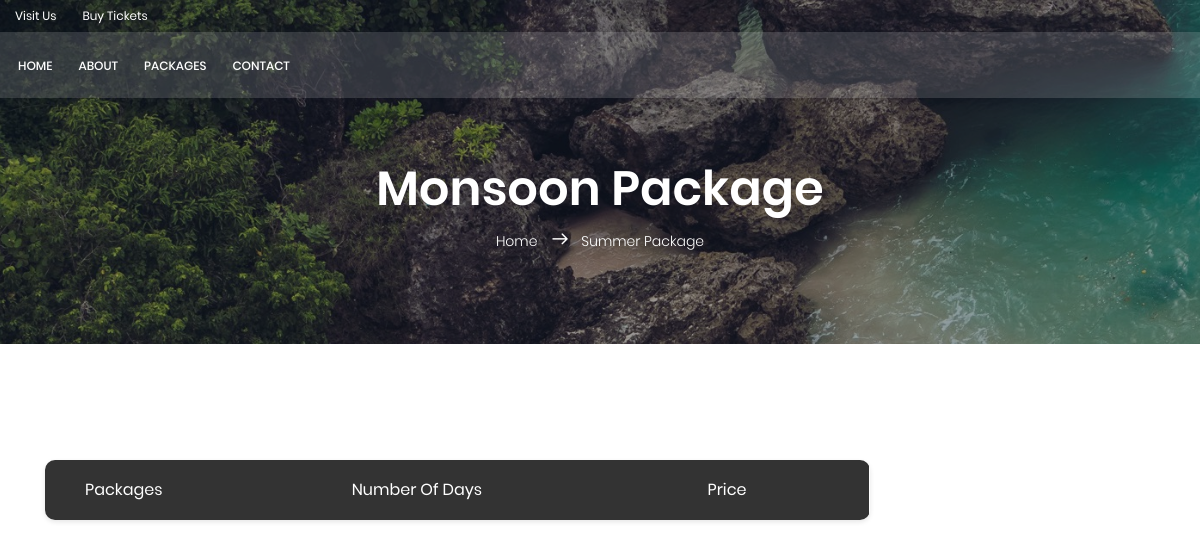
Before: /monsoonpackage.php with the older database file.
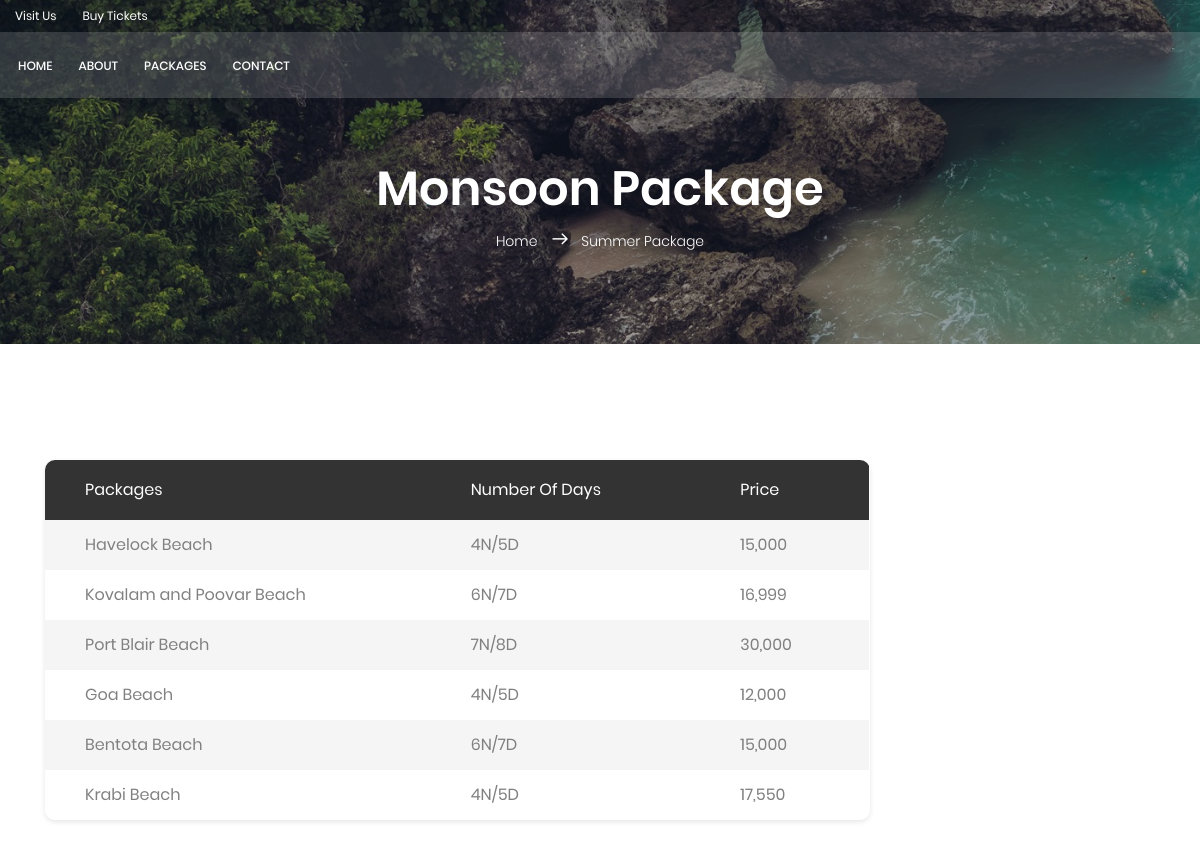
After: the same page with the newer database file.
### tables this page shows
CREATE TABLE `allpackage` (
  `id` int(11) NOT NULL,
  `category_id` int(11) NOT NULL,
  `place` varchar(255) NOT NULL,
  `days` varchar(20) NOT NULL,
  `price` varchar(20) NOT NULL
);

### monsoonpackage.php (the view, shortened to what this page needs)
<!DOCTYPE html>
<html lang="zxx" class="no-js">
<head>
		<link rel="stylesheet" href="css/linearicons.css">
		<link rel="stylesheet" href="css/font-awesome.min.css">
		<link rel="stylesheet" href="css/bootstrap.css">
		<link rel="stylesheet" href="css/magnific-popup.css">
		<link rel="stylesheet" href="css/jquery-ui.css">
		<link rel="stylesheet" href="css/nice-select.css">
		<link rel="stylesheet" href="css/animate.min.css">
		<link rel="stylesheet" href="css/owl.carousel.css">
		<link rel="stylesheet" href="css/main.css">
   <link href="css/font-face.css" rel="stylesheet" media="all">
   <link href="vendor/font-awesome-4.7/css/font-awesome.min.css" rel="stylesheet" media="all">
   <link href="vendor/font-awesome-5/css/fontawesome-all.min.css" rel="stylesheet" media="all">
   <link href="vendor/mdi-font/css/material-design-iconic-font.min.css" rel="stylesheet" media="all">
   <link href="vendor/bootstrap-4.1/bootstrap.min.css" rel="stylesheet" media="all">
   <link href="vendor/animsition/animsition.min.css" rel="stylesheet" media="all">
   <link href="vendor/bootstrap-progressbar/bootstrap-progressbar-3.3.4.min.css" rel="stylesheet" media="all">
   <link href="vendor/wow/animate.css" rel="stylesheet" media="all">
   <link href="vendor/css-hamburgers/hamburgers.min.css" rel="stylesheet" media="all">
   <link href="vendor/slick/slick.css" rel="stylesheet" media="all">
   <link href="vendor/select2/select2.min.css" rel="stylesheet" media="all">
   <link href="vendor/perfect-scrollbar/perfect-scrollbar.css" rel="stylesheet" media="all">
   <link href="css/theme.css" rel="stylesheet" media="all">
	<body  style="background-image: url(72a184aa7846cad0d5a82cf55dc3f406.jpg); background-repeat:no-repeat ; background-position: center;">
		<header id="header">
			<div class="header-top">
				<div class="container">
		  		<div class="row align-items-center">
		  			<div class="col-lg-6 col-sm-6 col-6 header-top-left">
		  				<ul>
		  					<li><a href="#">Visit Us</a></li>
		  					<li><a href="#">Buy Tickets</a></li>
		  				</ul>
		  			</div>
		  			<div class="col-lg-6 col-sm-6 col-6 header-top-right">
						<div class="header-social">
							<a href="#"><i class="fa fa-facebook"></i></a>
							<a href="#"><i class="fa fa-twitter"></i></a>
							<a href="#"><i class="fa fa-dribbble"></i></a>
							<a href="#"><i class="fa fa-behance"></i></a>
						</div>
		  			</div>
		  		</div>
				</div>
			</div>
			<div class="container main-menu">
				<div class="row align-items-center justify-content-between d-flex">
			       <nav id="nav-menu-container">
			        <ul class="nav-menu">
			          <li><a href="index.php">Home</a></li>
			          <li><a href="about.php">About</a></li>
			          <li><a href="allpackage.php">Packages</a></li>
			          <li><a href="contact.html">Contact</a></li>
			        </ul>
			      </nav>
				</div>
			</div>
		</header>
		<section class="relative about-banner" id="home">
			<div class="overlay overlay-bg"></div>
			<div class="container">
				<div class="row d-flex align-items-center justify-content-center">
					<div class="about-content col-lg-12">
						<h1 class="text-white">
							Monsoon Package
						</h1>
						<p class="text-white link-nav"><a href="index.php">Home </a>  <span class="lnr lnr-arrow-right"></span>  <a href="SUMMERPACKAGE.PHP"> Summer Package</a></p>
					</div>
				</div>
			</div>
		</section>
	<div class="main-content">
               <div class="section__content section__content--p30">
                   <div class="container-fluid">
                       <div class="row">
                           <div class="col-lg-9">
                               <div class="table-responsive table--no-card m-b-30" style="margin-bottom: px;">
                                   <table class="table table-borderless table-striped table-earning" >
                                       <thead>
                                           <tr>
                                               <th>Packages</th>
                                               <th>Number of days</th>
                                               <th>Price</th>
                                           </tr>
                                       </thead>
                                       <tbody>
                                           <tr>
               <?php
			include "connection.php";
			$sql = "select * from `allpackage` where `allpackage`.`category_id`=4";
			$res= mysqli_query($conn,$sql);
			while($row=mysqli_fetch_array($res))
			{
		      print "<tr>
						<td>$row[place]</td>
						<td>$row[days]</td>
						<td>$row[price]</td>
					</tr>";
			}
		?>
                                           </tr>
                                       </tbody>
                                   </table>
                               </div>
                           </div>
		  </div>
	</body>
</html>

Changed rows visible on the page:
added allpackage: place "Havelock Beach", days "4N/5D", price "15,000"
added allpackage: place "Kovalam and Poovar Beach", days "6N/7D", price "16,999"
added allpackage: place "Port Blair Beach", days "7N/8D", price "30,000"
added allpackage: place "Goa Beach", days "4N/5D", price "12,000"
added allpackage: place "Bentota Beach", days "6N/7D", price "15,000"
added allpackage: place "Krabi Beach", days "4N/5D", price "17,550"
